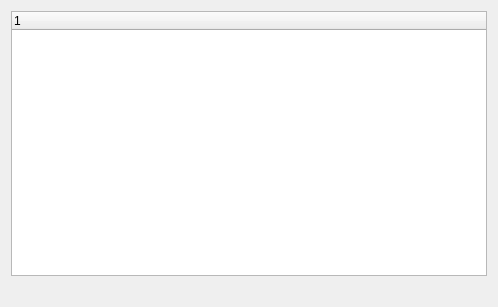
<?xml version="1.0" encoding="UTF-8"?>
<ui version="4.0">
 <class>CoreGUI::KumirVariablesWindow</class>
 <widget class="QWidget" name="CoreGUI::KumirVariablesWindow">
  <property name="geometry">
   <rect>
    <x>0</x>
    <y>0</y>
    <width>498</width>
    <height>307</height>
   </rect>
  </property>
  <property name="windowTitle">
   <string>Values</string>
  </property>
  <layout class="QVBoxLayout" name="verticalLayout">
   <item>
    <widget class="QTreeWidget" name="treeWidget">
     <column>
      <property name="text">
       <string notr="true">1</string>
      </property>
     </column>
    </widget>
   </item>
   <item>
    <widget class="QLabel" name="label">
     <property name="text">
      <string/>
     </property>
    </widget>
   </item>
  </layout>
 </widget>
 <resources/>
 <connections/>
</ui>
